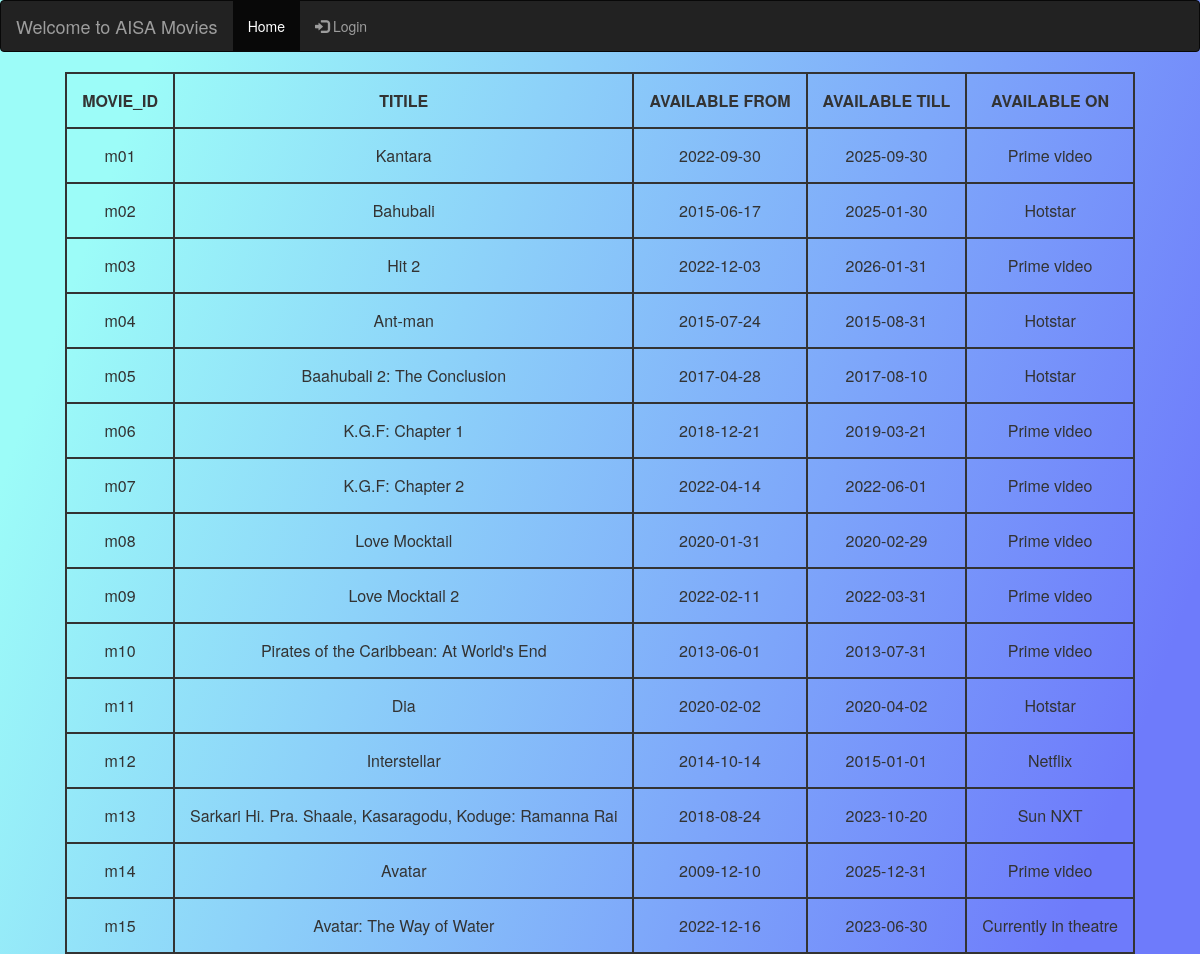
The page /PHP/avail.php on the database its author committed.
### tables this page shows
CREATE TABLE `avail` (
  `movie_id` varchar(5) NOT NULL,
  `movie_title` varchar(100) NOT NULL,
  `available_from` date NOT NULL,
  `available_until` date NOT NULL,
  `available_on` varchar(20) NOT NULL
);

### PHP/avail.php (the view, shortened to what this page needs)
<html>
<head>
  <link rel="stylesheet" href="https://maxcdn.bootstrapcdn.com/bootstrap/3.4.1/css/bootstrap.min.css">
</head>
<body>
<table class="center">
    <tr>
        <th>MOVIE_ID</th>
        <th>TITILE</th>
        <th>AVAILABLE FROM</th>
        <th>AVAILABLE TILL</th>
        <th>AVAILABLE ON</th>
    </tr>
    <?php
$host = "localhost";
$username = "root";
$password = "";
$dbname = "movie_db";
$conn = mysqli_connect($host, $username, $password, $dbname);
$sql = "SELECT * FROM avail";
$result = mysqli_query($conn, $sql);
if (mysqli_num_rows($result) > 0) {
  while($row = mysqli_fetch_assoc($result)) {
    echo "<tr>";
    echo "<td>" . $row["movie_id"] . "</td>";
    echo "<td>" . $row["movie_title"] . "</td>";
    echo "<td>" . $row["available_from"] . "</td>";
    echo "<td>" . $row["available_until"] . "</td>";
    echo "<td>" . $row["available_on"] . "</td>";
  }
} else {
  echo "0 results";
}
?>
<body>
<nav class="navbar navbar-inverse">
  <div class="container-fluid">
    <div class="navbar-header">
      <a class="navbar-brand" href="#">Welcome to AISA Movies</a>
    </div>
    <ul class="nav navbar-nav">
      <li class="active"><a href="user.php">Home</a></li>
      <ul class="nav navbar-nav navbar-right">
      <li><a href="a_login.php"><span class="glyphicon glyphicon-log-in"></span> Login</a></li>
    </ul>
  </div>
</nav>
</body>

### PHP/avail.php (style rules this page uses)
.center { margin-left: auto; margin-right: auto; }
th, td { padding: 15px; text-align: center; }
table, th, td { border: 2px solid; }
body { background-image: linear-gradient( 109.6deg, rgba(156,252,248,1) 11.2%, rgba(110,123,251,1) 91.1% ); }

### rows shown on the page
avail: movie_id "m01", movie_title "Kantara", available_from "2022-09-30", available_until "2025-09-30", available_on "Prime video"
avail: movie_id "m02", movie_title "Bahubali", available_from "2015-06-17", available_until "2025-01-30", available_on "Hotstar"
avail: movie_id "m03", movie_title "Hit 2", available_from "2022-12-03", available_until "2026-01-31", available_on "Prime video"
avail: movie_id "m04", movie_title "Ant-man", available_from "2015-07-24", available_until "2015-08-31", available_on "Hotstar"
avail: movie_id "m05", movie_title "Baahubali 2: The Conclusion", available_from "2017-04-28", available_until "2017-08-10", available_on "Hotstar"
avail: movie_id "m06", movie_title "K.G.F: Chapter 1", available_from "2018-12-21", available_until "2019-03-21", available_on "Prime video"
avail: movie_id "m07", movie_title "K.G.F: Chapter 2", available_from "2022-04-14", available_until "2022-06-01", available_on "Prime video"
avail: movie_id "m08", movie_title "Love Mocktail", available_from "2020-01-31", available_until "2020-02-29", available_on "Prime video"
avail: movie_id "m09", movie_title "Love Mocktail 2", available_from "2022-02-11", available_until "2022-03-31", available_on "Prime video"
avail: movie_id "m10", movie_title "Pirates of the Caribbean: At World's End", available_from "2013-06-01", available_until "2013-07-31", available_on "Prime video"
avail: movie_id "m11", movie_title "Dia", available_from "2020-02-02", available_until "2020-04-02", available_on "Hotstar"
avail: movie_id "m12", movie_title "Interstellar", available_from "2014-10-14", available_until "2015-01-01", available_on "Netflix"
avail: movie_id "m13", movie_title "Sarkari Hi. Pra. Shaale, Kasaragodu, Koduge: Ramanna Rai", available_from "2018-08-24", available_until "2023-10-20", available_on "Sun NXT"
avail: movie_id "m14", movie_title "Avatar", available_from "2009-12-10", available_until "2025-12-31", available_on "Prime video"
avail: movie_id "m15", movie_title "Avatar: The Way of Water", available_from "2022-12-16", available_until "2023-06-30", available_on "Currently in theatre"
